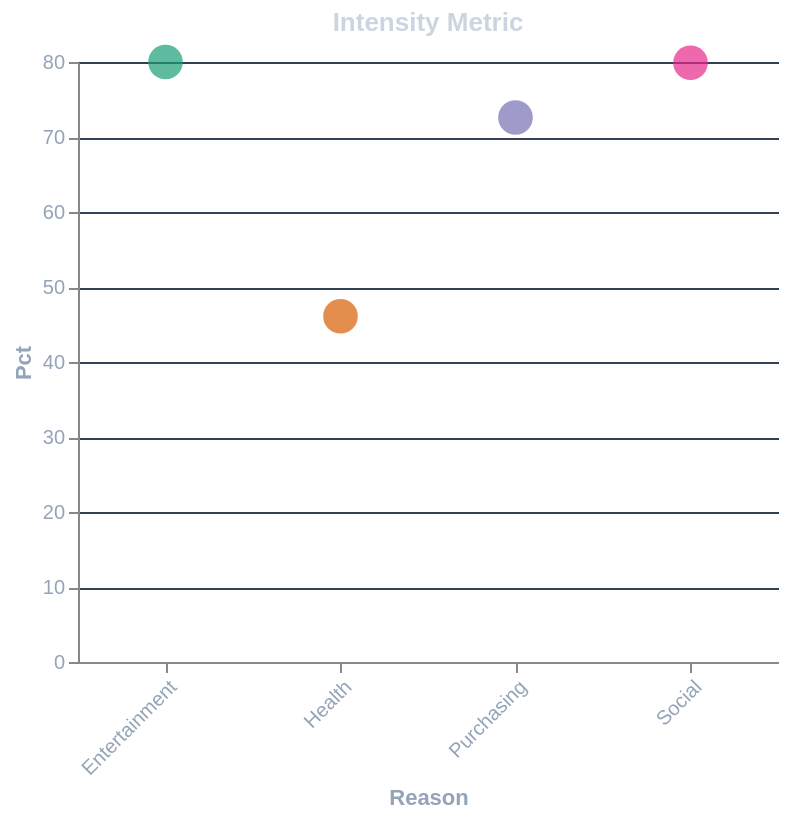

Specify this chart in Vega-Lite:
### Vega-Lite specification from a JSON file in a GitHub repository (floating-point values rounded to 4 significant figures)
{"$schema": "https://vega.github.io/schema/vega-lite/v5.json", "title": {"text": "Intensity Metric", "color": "#cbd5e1"}, "width": 350, "height": 300, "background": "transparent", "data": {"values": [{"Reason": "Health", "Pct": 46.1}, {"Reason": "Entertainment", "Pct": 80.0}, {"Reason": "Purchasing", "Pct": 72.6}, {"Reason": "Social", "Pct": 79.9}]}, "mark": {"type": "point", "size": 300, "filled": true}, "encoding": {"x": {"field": "Reason", "type": "nominal", "axis": {"labelColor": "#94a3b8", "titleColor": "#94a3b8", "labelAngle": -45}}, "y": {"field": "Pct", "type": "quantitative", "axis": {"labelColor": "#94a3b8", "titleColor": "#94a3b8", "gridColor": "#334155"}}, "color": {"field": "Reason", "type": "nominal", "scale": {"scheme": "dark2"}, "legend": null}}, "config": {"view": {"stroke": "transparent"}}}
